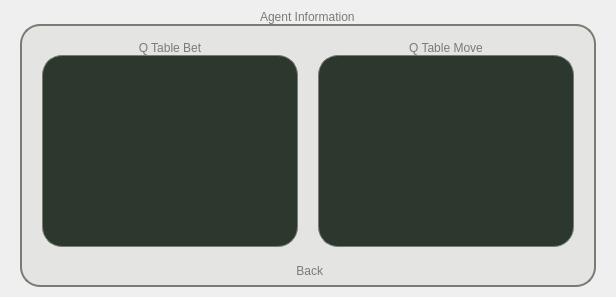
          <widget class="QWidget" name="page_2_agent_info">
           <layout class="QVBoxLayout" name="verticalLayout_27">
            <property name="spacing">
             <number>0</number>
            </property>
            <property name="leftMargin">
             <number>20</number>
            </property>
            <property name="topMargin">
             <number>10</number>
            </property>
            <property name="rightMargin">
             <number>20</number>
            </property>
            <property name="bottomMargin">
             <number>10</number>
            </property>
            <item alignment="Qt::AlignmentFlag::AlignHCenter">
             <widget class="QLabel" name="label_agent_info_text">
              <property name="sizePolicy">
               <sizepolicy hsizetype="Preferred" vsizetype="Fixed">
                <horstretch>0</horstretch>
                <verstretch>0</verstretch>
               </sizepolicy>
              </property>
              <property name="styleSheet">
               <string notr="true">	font: 700 20pt &quot;Forte&quot;;
	color: rgb(120,124,116);</string>
              </property>
              <property name="text">
               <string>Agent Information</string>
              </property>
             </widget>
            </item>
            <item>
             <widget class="QFrame" name="frame_agent_info_content">
              <property name="styleSheet">
               <string notr="true">#frame_agent_info_content{
background-color:  rgba(120,124,116,25);
border:  2px solid rgb(120,124,116);
border-radius: 20px;
}

#frame_agent_info_content * {
border:none;
background-color: transparent;
}</string>
              </property>
              <property name="frameShape">
               <enum>QFrame::Shape::StyledPanel</enum>
              </property>
              <property name="frameShadow">
               <enum>QFrame::Shadow::Raised</enum>
              </property>
              <layout class="QVBoxLayout" name="verticalLayout_35">
               <property name="spacing">
                <number>0</number>
               </property>
               <property name="leftMargin">
                <number>0</number>
               </property>
               <property name="topMargin">
                <number>5</number>
               </property>
               <property name="rightMargin">
                <number>0</number>
               </property>
               <property name="bottomMargin">
                <number>0</number>
               </property>
               <item>
                <widget class="QFrame" name="frame_agent_info_content_inner">
                 <property name="styleSheet">
                  <string notr="true">#tableWidget_qtablebet, #tableWidget_qtablemove{
background-color:  rgba(120,124,116,25);
border:  2px solid rgb(120,124,116);
border-radius: 20px;
}


</string>
                 </property>
                 <property name="frameShape">
                  <enum>QFrame::Shape::StyledPanel</enum>
                 </property>
                 <property name="frameShadow">
                  <enum>QFrame::Shadow::Raised</enum>
                 </property>
                 <layout class="QHBoxLayout" name="horizontalLayout_22" stretch="5,5">
                  <property name="spacing">
                   <number>10</number>
                  </property>
                  <property name="leftMargin">
                   <number>10</number>
                  </property>
                  <property name="topMargin">
                   <number>0</number>
                  </property>
                  <property name="rightMargin">
                   <number>10</number>
                  </property>
                  <property name="bottomMargin">
                   <number>10</number>
                  </property>
                  <item>
                   <widget class="QFrame" name="frame_agent_info_content_inner_left">
                    <property name="frameShape">
                     <enum>QFrame::Shape::StyledPanel</enum>
                    </property>
                    <property name="frameShadow">
                     <enum>QFrame::Shadow::Raised</enum>
                    </property>
                    <layout class="QVBoxLayout" name="verticalLayout_36">
                     <property name="spacing">
                      <number>0</number>
                     </property>
                     <property name="leftMargin">
                      <number>10</number>
                     </property>
                     <property name="topMargin">
                      <number>10</number>
                     </property>
                     <property name="rightMargin">
                      <number>5</number>
                     </property>
                     <property name="bottomMargin">
                      <number>0</number>
                     </property>
                     <item>
                      <widget class="QLabel" name="label_agent_game_5">
                       <property name="sizePolicy">
                        <sizepolicy hsizetype="Preferred" vsizetype="Fixed">
                         <horstretch>0</horstretch>
                         <verstretch>0</verstretch>
                        </sizepolicy>
                       </property>
                       <property name="styleSheet">
                        <string notr="true">	font: 700 16pt &quot;Forte&quot;;
	color: rgb(120,124,116);</string>
                       </property>
                       <property name="text">
                        <string>Q Table Bet</string>
                       </property>
                       <property name="alignment">
                        <set>Qt::AlignmentFlag::AlignCenter</set>
                       </property>
                      </widget>
                     </item>
                     <item>
                      <widget class="QTableWidget" name="tableWidget_qtablebet">
                       <property name="styleSheet">
                        <string notr="true">QTableWidget {
	padding-left: 10px;
    background-color: #2C382E;  /* Table background */
    color: white;  /* Text color */
    border: 1px solid rgba(120,124,116,255);  /* Table border */
    gridline-color: rgba(120,124,116,255);  /* Grid lines */
    selection-background-color: rgba(80,100,80,255);  /* Selected cell background */
    selection-color: white;  /* Selected cell text */
    alternate-background-color: #32402F;  /* Alternating row color */
}

QTableWidget::item {
    border-bottom: 1px solid rgba(120,124,116,255);  /* Grid lines */
    padding: 5px;
}

QHeaderView::section {
    background-color: #3A453A;  /* Header background */
    color: white;
    padding: 5px;
    border: 1px solid rgba(120,124,116,255);  /* Header border */
}

QTableCornerButton::section {
    background-color: #3A453A;  /* Top-left corner button */
    border: 1px solid rgba(120,124,116,255);
}

/* ----------- Vertical Scrollbar (Right 5px, Top/Bottom 10px Offset) ----------- */
QScrollBar:vertical {
    background-color: rgb(30,38,32);  /* Scroll track */
    width: 12px;  
    margin: 10px 5px 10px 0px;  /* Offset from top: 10px, bottom: 10px, right: 5px */
    border-radius: 5px;
    border: 1px solid rgba(120,124,116,255); /* Border color similar to table */
}

QScrollBar::handle:vertical {
    background-color: rgba(120,124,116,180);  /* Scroll handle */
    min-height: 20px;
    border-radius: 5px;
}

QScrollBar::add-line:vertical, 
QScrollBar::sub-line:vertical {
    background: none;
    height: 0px;
}

QScrollBar::add-page:vertical, 
QScrollBar::sub-page:vertical {
    background: none;
}

/* ----------- Horizontal Scrollbar (Bottom 5px, Left/Right 10px Offset) ----------- */
QScrollBar:horizontal {
    background-color: rgb(30,38,32);  /* Scroll track */
    height: 20px;
    margin: 0px 10px 5px 10px;  /* Offset from left: 10px, right: 10px, bottom: 5px */
    border-radius: 10px;
    border: 1px solid rgba(120,124,116,255); /* Border color similar to table */
}

QScrollBar::handle:horizontal {
    background-color: rgba(120,124,116,180);  /* Scroll handle */
    min-width: 20px;
    border-radius: 5px;
}

QScrollBar::add-line:horizontal, 
QScrollBar::sub-line:horizontal {
    background: none;
    width: 0px;
}

QScrollBar::add-page:horizontal, 
QScrollBar::sub-page:horizontal {
    background: none;
}
</string>
                       </property>
                      </widget>
                     </item>
                    </layout>
                   </widget>
                  </item>
                  <item>
                   <widget class="QFrame" name="frame_agent_info_content_inner_right">
                    <property name="frameShape">
                     <enum>QFrame::Shape::StyledPanel</enum>
                    </property>
                    <property name="frameShadow">
                     <enum>QFrame::Shadow::Raised</enum>
                    </property>
                    <layout class="QVBoxLayout" name="verticalLayout_37">
                     <property name="spacing">
                      <number>0</number>
                     </property>
                     <property name="leftMargin">
                      <number>5</number>
                     </property>
                     <property name="topMargin">
                      <number>10</number>
                     </property>
                     <property name="rightMargin">
                      <number>10</number>
                     </property>
                     <property name="bottomMargin">
                      <number>0</number>
                     </property>
                     <item>
                      <widget class="QLabel" name="label_agent_game_6">
                       <property name="sizePolicy">
                        <sizepolicy hsizetype="Preferred" vsizetype="Fixed">
                         <horstretch>0</horstretch>
                         <verstretch>0</verstretch>
                        </sizepolicy>
                       </property>
                       <property name="styleSheet">
                        <string notr="true">	font: 700 16pt &quot;Forte&quot;;
	color: rgb(120,124,116);</string>
                       </property>
                       <property name="text">
                        <string>Q Table Move</string>
                       </property>
                       <property name="alignment">
                        <set>Qt::AlignmentFlag::AlignCenter</set>
                       </property>
                      </widget>
                     </item>
                     <item>
                      <widget class="QTableWidget" name="tableWidget_qtablemove">
                       <property name="styleSheet">
                        <string notr="true">QTableWidget {
	padding-left: 10px;
    background-color: #2C382E;  /* Table background */
    color: white;  /* Text color */
    border: 1px solid rgba(120,124,116,255);  /* Table border */
    gridline-color: rgba(120,124,116,255);  /* Grid lines */
    selection-background-color: rgba(80,100,80,255);  /* Selected cell background */
    selection-color: white;  /* Selected cell text */
    alternate-background-color: #32402F;  /* Alternating row color */
}

QTableWidget::item {
    border-bottom: 1px solid rgba(120,124,116,255);  /* Grid lines */
    padding: 5px;
}

QHeaderView::section {
    background-color: #3A453A;  /* Header background */
    color: white;
    padding: 5px;
    border: 1px solid rgba(120,124,116,255);  /* Header border */
}

QTableCornerButton::section {
    background-color: #3A453A;  /* Top-left corner button */
    border: 1px solid rgba(120,124,116,255);
}

/* ----------- Vertical Scrollbar (Right 5px, Top/Bottom 10px Offset) ----------- */
QScrollBar:vertical {
    background-color: rgb(30,38,32);  /* Scroll track */
    width: 12px;  
    margin: 10px 5px 10px 0px;  /* Offset from top: 10px, bottom: 10px, right: 5px */
    border-radius: 5px;
    border: 1px solid rgba(120,124,116,255); /* Border color similar to table */
}

QScrollBar::handle:vertical {
    background-color: rgba(120,124,116,180);  /* Scroll handle */
    min-height: 20px;
    border-radius: 5px;
}

QScrollBar::add-line:vertical, 
QScrollBar::sub-line:vertical {
    background: none;
    height: 0px;
}

QScrollBar::add-page:vertical, 
QScrollBar::sub-page:vertical {
    background: none;
}

/* ----------- Horizontal Scrollbar (Bottom 5px, Left/Right 10px Offset) ----------- */
QScrollBar:horizontal {
    background-color: rgb(30,38,32);  /* Scroll track */
    height: 20px;
    margin: 0px 10px 5px 10px;  /* Offset from left: 10px, right: 10px, bottom: 5px */
    border-radius: 10px;
    border: 1px solid rgba(120,124,116,255); /* Border color similar to table */
}

QScrollBar::handle:horizontal {
    background-color: rgba(120,124,116,180);  /* Scroll handle */
    min-width: 20px;
    border-radius: 5px;
}

QScrollBar::add-line:horizontal, 
QScrollBar::sub-line:horizontal {
    background: none;
    width: 0px;
}

QScrollBar::add-page:horizontal, 
QScrollBar::sub-page:horizontal {
    background: none;
}
</string>
                       </property>
                      </widget>
                     </item>
                    </layout>
                   </widget>
                  </item>
                 </layout>
                </widget>
               </item>
               <item>
                <widget class="QPushButton" name="button_agent_info_back">
                 <property name="sizePolicy">
                  <sizepolicy hsizetype="Preferred" vsizetype="Fixed">
                   <horstretch>0</horstretch>
                   <verstretch>0</verstretch>
                  </sizepolicy>
                 </property>
                 <property name="minimumSize">
                  <size>
                   <width>0</width>
                   <height>0</height>
                  </size>
                 </property>
                 <property name="maximumSize">
                  <size>
                   <width>16777215</width>
                   <height>16777215</height>
                  </size>
                 </property>
                 <property name="cursor">
                  <cursorShape>PointingHandCursor</cursorShape>
                 </property>
                 <property name="layoutDirection">
                  <enum>Qt::LayoutDirection::LeftToRight</enum>
                 </property>
                 <property name="styleSheet">
                  <string notr="true">QPushButton::hover {
border-radius: 0px;
border-bottom-left-radius: 20px;
border-bottom-right-radius: 20px;
background-color: rgba(120,124,116,50);
}

QPushButton{
font: 16pt &quot;Arial&quot;;
border: 2px solid rgba(212,185,58,0);
color: rgb(120,124,116);
background-color: transparent;
padding-bottom:5px;
padding-top: 5px;
}</string>
                 </property>
                 <property name="text">
                  <string> Back</string>
                 </property>
                 <property name="iconSize">
                  <size>
                   <width>20</width>
                   <height>20</height>
                  </size>
                 </property>
                </widget>
               </item>
              </layout>
             </widget>
            </item>
           </layout>
          </widget>
